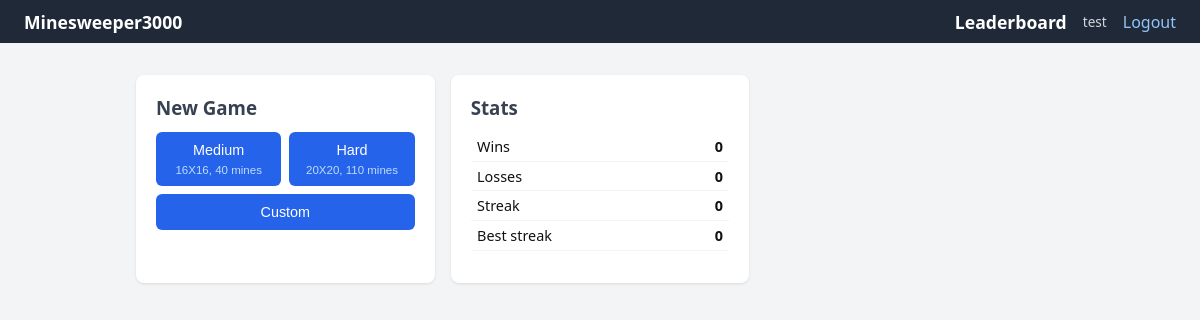
Screenshot of / (signed in) with the database file from the repository.
### models.py (models this page shows)
class User(SQLModel, table=True):
    id: int | None = Field(default = None, primary_key=True)
    name: str
    password: str

class UserStats(SQLModel, table=True):
    id: int = Field(default=None, primary_key=True)
    user_id: int = Field(foreign_key="user.id", unique=True)
    games_won: int = Field(default=0)
    games_lost: int = Field(default=0)
    current_streak: int = Field(default=0)
    best_streak: int = Field(default=0)

### main.py (the view)
@app.get("/", response_class=HTMLResponse)
async def home(request: Request, user: User = Depends(get_active_user), session: Session = Depends(get_session)):
    if not user:
        return RedirectResponse("/login")
    stats  = session.exec(select(UserStats).where(UserStats.user_id == user.id)).first()
    template = "home_partial.html" if request.headers.get("HX-Request") else "home.html"
    return templates.TemplateResponse(request, template, {
         "user": user, "stats": stats, "difficulties": G.difficulties})

### templates/home.html (shortened to what this page needs)
{% extends "index.html" %}
{% block content %}
<div class="home-grid">
    <section class="card">
        <h3>New Game</h3>
        <form hx-post="/game/new" hx-target="#main" hx-swap="innerHTML">
            <div class="diff-buttons">
                {% for name, d in difficulties.items() %}
                <button type="submit" name="difficulty" value="{{ name }}" class="{% if 'Mobile' in name or 'easy' in name %}mobile{% else %}desktop{% endif %}">
                    {{ name|capitalize }}
                    <small>{{ d.rows }}X{{ d.cols }}, {{ d.mines }} mines</small>
                </button>
                {% endfor %}
                <button type="button"
                    onclick="document.getElementById('custom-fields').classList.toggle('hidden')">
                    Custom
                </button>
            </div>
        </form>
    </section>
    <section class="card">
        <h3>Stats</h3>
        <table class="info-table">
            <tr><td>Wins</td> <td>{{ stats.games_won }}</td></tr>
            <tr><td>Losses</td> <td>{{ stats.games_lost }}</td></tr>
            <tr><td>Streak</td> <td>{{ stats.current_streak }}</td></tr>
            <tr><td>Best streak</td> <td>{{ stats.best_streak }}</td></tr>
        </table>
    </section>
</div>
{% endblock %}

### templates/index.html (shortened to what this page needs)
<!DOCTYPE html>
<html lang="pt-br">
    <head>
        <link rel="stylesheet" href="/static/style.css">
    </head>
    <body>
        <nav>
        <a href="/">Minesweeper3000</a>
        {% if user %}
        <div class="nav-right">
            <a href="/leaderboard">Leaderboard</a>
            <span class="nav-user">{{ user.name }}</span>
            <a href="/logout">Logout</a>
        </div>
        {% endif %}
        </nav>
        <main id="main">
            {% block content %}{% endblock %}
        </main>
    </body>
</html>

### static/style.css (style rules this page uses)
*, *::before, *::after { box-sizing: border-box; margin: 0; padding: 0; }
body { font-family: system-ui, sans-serif; background: #f3f4f6; color: #111; }
nav { background: #1f2937; color: white; padding: .6rem 1.5rem; display: flex; flex-direction: column; align-items: flex-start; gap: 1rem; }
nav a { color: #93c5fd; text-decoration: none; }
nav a:first-child { color: white; font-weight: 700; font-size: 1.1rem; }
.nav-right { display: flex; gap: 1rem; align-items: center; }
.nav-user { color: #d1d5db; font-size: .85rem; }
#main { max-width: 960px; margin: 2rem auto; padding: 0 1rem; }
h3 { margin-bottom: .75rem; color: #374151; }
.card { background: white; border-radius: 8px; padding: 1.25rem; box-shadow: 0 1px 3px rgba(0,0,0,.1); }
.home-grid { display: grid; grid-template-columns: 1fr; gap: 1rem; }
button, .btn { display: inline-block; padding: .5rem 1rem; background: #2563eb; color: white; border: none; border-radius: 6px; font-size: .9rem; cursor: pointer; text-decoration: none; }
.diff-buttons { display: flex; gap: .5rem; flex-wrap: wrap; margin-bottom: .5rem; }
.diff-buttons button { flex: 1; min-width: 90px; text-align: center; line-height: 1.4; }
.diff-buttons small { display: block; font-size: .72rem; color: #bfdbfe; margin-top: .1rem; }
.info-table { width: 100%; border-collapse: collapse; margin-bottom: .75rem; }
.info-table td { padding: .3rem .4rem; border-bottom: 1px solid #f3f4f6; font-size: .9rem; }
.info-table td:last-child { text-align: right; font-weight: 600; }
@media (min-width: 600px) { nav { flex-direction: row; justify-content: space-between; align-items: center; } }
@media (min-width: 600px) { .home-grid { grid-template-columns: repeat(2, 1fr); } }
@media (min-width: 900px) { .home-grid { grid-template-columns: repeat(3, 1fr); } }
.desktop { display: none; }
@media (min-width: 600px) { .desktop { display: inline-block; } }

### rows the page displays
User: name "test"
UserStats: games_won "0", games_lost "0", current_streak "0", best_streak "0"

### other values shown
{{ name|capitalize }} "Medium" "Hard"
{{ d.rows }} "16" "20"
{{ d.cols }} "16" "20"
{{ d.mines }} "40" "110"
